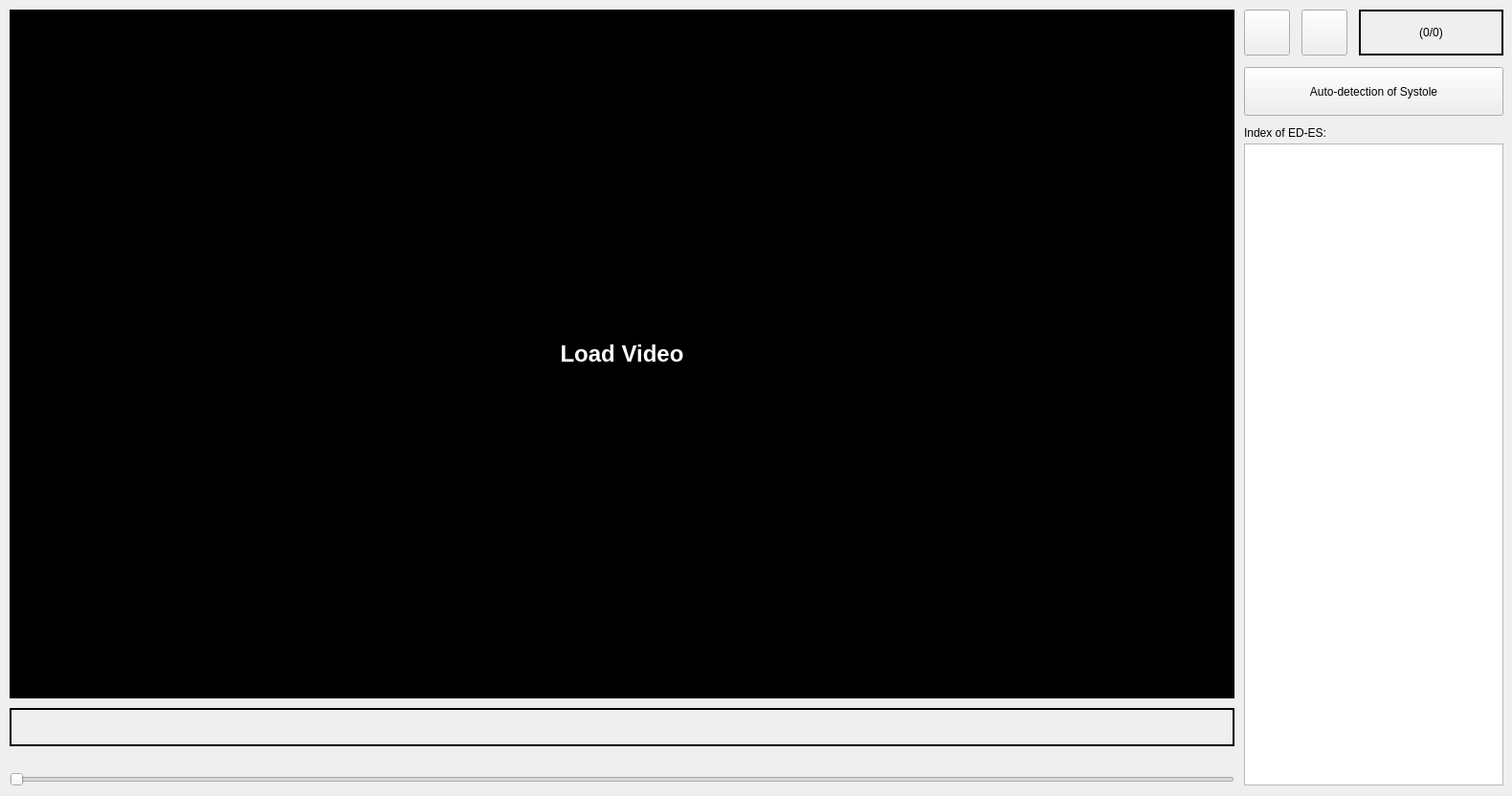
<?xml version="1.0" encoding="UTF-8"?>
<ui version="4.0">
 <class>MainWindow</class>
 <widget class="QMainWindow" name="MainWindow">
  <property name="geometry">
   <rect>
    <x>0</x>
    <y>0</y>
    <width>1580</width>
    <height>832</height>
   </rect>
  </property>
  <property name="focusPolicy">
   <enum>Qt::NoFocus</enum>
  </property>
  <property name="windowTitle">
   <string>Auto 3D EPD</string>
  </property>
  <widget class="QWidget" name="centralwidget">
   <widget class="QLabel" name="label_frame">
    <property name="geometry">
     <rect>
      <x>10</x>
      <y>10</y>
      <width>1280</width>
      <height>720</height>
     </rect>
    </property>
    <property name="sizePolicy">
     <sizepolicy hsizetype="Expanding" vsizetype="Preferred">
      <horstretch>0</horstretch>
      <verstretch>0</verstretch>
     </sizepolicy>
    </property>
    <property name="styleSheet">
     <string notr="true">background-color: rgb(0, 0, 0);</string>
    </property>
    <property name="frameShape">
     <enum>QFrame::WinPanel</enum>
    </property>
    <property name="text">
     <string>&lt;html&gt;&lt;head/&gt;&lt;body&gt;&lt;p&gt;&lt;span style=&quot; font-size:18pt; font-weight:600; color:#ffffff;&quot;&gt;Load Video&lt;/span&gt;&lt;/p&gt;&lt;/body&gt;&lt;/html&gt;</string>
    </property>
    <property name="alignment">
     <set>Qt::AlignCenter</set>
    </property>
   </widget>
   <widget class="QSlider" name="horizontalSlider">
    <property name="geometry">
     <rect>
      <x>10</x>
      <y>790</y>
      <width>1280</width>
      <height>50</height>
     </rect>
    </property>
    <property name="minimumSize">
     <size>
      <width>1280</width>
      <height>50</height>
     </size>
    </property>
    <property name="focusPolicy">
     <enum>Qt::StrongFocus</enum>
    </property>
    <property name="orientation">
     <enum>Qt::Horizontal</enum>
    </property>
   </widget>
   <widget class="QPushButton" name="pushButton_play">
    <property name="geometry">
     <rect>
      <x>1360</x>
      <y>10</y>
      <width>48</width>
      <height>48</height>
     </rect>
    </property>
    <property name="focusPolicy">
     <enum>Qt::NoFocus</enum>
    </property>
    <property name="text">
     <string/>
    </property>
    <property name="icon">
     <iconset>
      <normaloff>icon_play.png</normaloff>icon_play.png</iconset>
    </property>
    <property name="iconSize">
     <size>
      <width>32</width>
      <height>32</height>
     </size>
    </property>
   </widget>
   <widget class="QLabel" name="label_frame_index">
    <property name="geometry">
     <rect>
      <x>1420</x>
      <y>10</y>
      <width>151</width>
      <height>48</height>
     </rect>
    </property>
    <property name="frameShape">
     <enum>QFrame::WinPanel</enum>
    </property>
    <property name="text">
     <string>(0/0)</string>
    </property>
    <property name="scaledContents">
     <bool>true</bool>
    </property>
    <property name="alignment">
     <set>Qt::AlignCenter</set>
    </property>
   </widget>
   <widget class="QPushButton" name="pushButton_scene_start">
    <property name="geometry">
     <rect>
      <x>1300</x>
      <y>70</y>
      <width>271</width>
      <height>51</height>
     </rect>
    </property>
    <property name="focusPolicy">
     <enum>Qt::NoFocus</enum>
    </property>
    <property name="styleSheet">
     <string notr="true"/>
    </property>
    <property name="text">
     <string>Auto-detection of Systole</string>
    </property>
    <property name="autoDefault">
     <bool>false</bool>
    </property>
   </widget>
   <widget class="QListWidget" name="listWidget">
    <property name="geometry">
     <rect>
      <x>1300</x>
      <y>150</y>
      <width>271</width>
      <height>671</height>
     </rect>
    </property>
    <property name="focusPolicy">
     <enum>Qt::NoFocus</enum>
    </property>
   </widget>
   <widget class="QPushButton" name="pushButton_file_open">
    <property name="geometry">
     <rect>
      <x>1300</x>
      <y>10</y>
      <width>48</width>
      <height>48</height>
     </rect>
    </property>
    <property name="focusPolicy">
     <enum>Qt::NoFocus</enum>
    </property>
    <property name="styleSheet">
     <string notr="true"/>
    </property>
    <property name="text">
     <string/>
    </property>
    <property name="icon">
     <iconset>
      <normaloff>icon_file_open.png</normaloff>icon_file_open.png</iconset>
    </property>
    <property name="iconSize">
     <size>
      <width>32</width>
      <height>32</height>
     </size>
    </property>
   </widget>
   <widget class="QLabel" name="label_scene_progress_bar">
    <property name="geometry">
     <rect>
      <x>10</x>
      <y>740</y>
      <width>1280</width>
      <height>40</height>
     </rect>
    </property>
    <property name="frameShape">
     <enum>QFrame::WinPanel</enum>
    </property>
    <property name="text">
     <string/>
    </property>
   </widget>
   <widget class="QLabel" name="label">
    <property name="geometry">
     <rect>
      <x>1300</x>
      <y>130</y>
      <width>131</width>
      <height>17</height>
     </rect>
    </property>
    <property name="text">
     <string>Index of ED-ES:</string>
    </property>
   </widget>
  </widget>
  <action name="action_open">
   <property name="text">
    <string>&amp;Open</string>
   </property>
  </action>
 </widget>
 <resources/>
 <connections/>
</ui>
